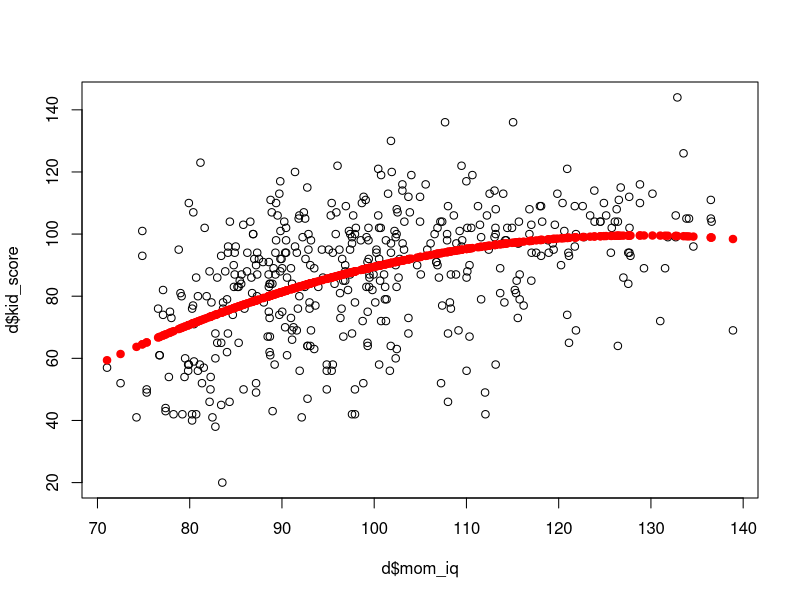

R code for this plot:
## ---- chunk 1
d = read.csv("datos/kidiq.csv")
## ---- chunk 2
m = lm(kid_score ~ mom_iq + mom_age, data = d)
## ---- chunk 3
X = model.matrix(m)
head(X)
## ---- chunk 4
coefficients(m)
## ---- chunk 5
y_e = fitted(m)
head(y_e)
## ---- chunk 6
e = residuals(m)
head(e)
## ---- chunk 7
deviance(m)
## ---- chunk 8
m$coef
## ---- chunk 9
summary(m)
## ---- chunk 10
m_summ = summary(m)
m_summ$r.squared
## ---- chunk 11
y = matrix(d$kid_score, ncol = 1)
X = cbind(d$mom_iq, d$mom_age)

Xt_X = t(X) %*% X
Xt_y = t(X) %*% y
( B = solve(Xt_X) %*% Xt_y )
## ---- chunk 12
m = lm(kid_score ~ 0 + mom_iq + mom_age, data = d)
summary(m)
## ---- chunk 13
m = lm(kid_score ~ -1 + mom_iq + mom_age, data = d)
summary(m)
## ---- chunk 14
1 - sum(m$resid^2)/sum(d$kid_score^2)
1 - sum(m$resid^2)/sum((d$kid_score - mean(d$kid_score))^2)
## ---- chunk 15
m = lm(kid_score ~ mom_iq + I(mom_iq^2), data = d)
summary(m)
## ---- chunk 16
plot(d$mom_iq, d$kid_score)
points(d$mom_iq, fitted.values(m), col = "red", pch = 19)
